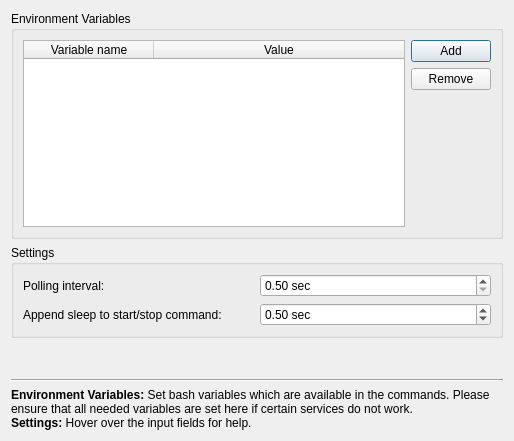
<?xml version="1.0" encoding="UTF-8"?>
<ui version="4.0">
 <class>Settings</class>
 <widget class="QDialog" name="Settings">
  <property name="geometry">
   <rect>
    <x>0</x>
    <y>0</y>
    <width>514</width>
    <height>441</height>
   </rect>
  </property>
  <property name="windowTitle">
   <string>Dialog</string>
  </property>
  <layout class="QVBoxLayout" name="verticalLayout">
   <item>
    <widget class="QGroupBox" name="groupBox">
     <property name="title">
      <string>Environment Variables</string>
     </property>
     <layout class="QVBoxLayout" name="verticalLayout_2">
      <item>
       <layout class="QGridLayout" name="gridLayout">
        <item row="0" column="0" rowspan="3">
         <widget class="QTableWidget" name="variableTable">
          <property name="sizePolicy">
           <sizepolicy hsizetype="Expanding" vsizetype="Preferred">
            <horstretch>0</horstretch>
            <verstretch>0</verstretch>
           </sizepolicy>
          </property>
          <property name="maximumSize">
           <size>
            <width>16777215</width>
            <height>16777215</height>
           </size>
          </property>
          <property name="rowCount">
           <number>0</number>
          </property>
          <attribute name="horizontalHeaderCascadingSectionResizes">
           <bool>false</bool>
          </attribute>
          <attribute name="horizontalHeaderDefaultSectionSize">
           <number>130</number>
          </attribute>
          <attribute name="horizontalHeaderStretchLastSection">
           <bool>true</bool>
          </attribute>
          <attribute name="horizontalHeaderStretchLastSection">
           <bool>true</bool>
          </attribute>
          <attribute name="horizontalHeaderCascadingSectionResizes">
           <bool>false</bool>
          </attribute>
          <attribute name="horizontalHeaderDefaultSectionSize">
           <number>130</number>
          </attribute>
          <column>
           <property name="text">
            <string>Variable name</string>
           </property>
          </column>
          <column>
           <property name="text">
            <string>Value</string>
           </property>
          </column>
         </widget>
        </item>
        <item row="0" column="1">
         <widget class="QPushButton" name="addButton">
          <property name="text">
           <string>Add</string>
          </property>
          <property name="icon">
           <iconset resource="Icons.qrc">
            <normaloff>:/plus.png</normaloff>:/plus.png</iconset>
          </property>
         </widget>
        </item>
        <item row="1" column="1">
         <widget class="QPushButton" name="removeButton">
          <property name="text">
           <string>Remove</string>
          </property>
          <property name="icon">
           <iconset resource="Icons.qrc">
            <normaloff>:/minus.png</normaloff>:/minus.png</iconset>
          </property>
         </widget>
        </item>
        <item row="2" column="1">
         <spacer name="verticalSpacer">
          <property name="orientation">
           <enum>Qt::Vertical</enum>
          </property>
          <property name="sizeHint" stdset="0">
           <size>
            <width>20</width>
            <height>13</height>
           </size>
          </property>
         </spacer>
        </item>
       </layout>
      </item>
     </layout>
    </widget>
   </item>
   <item>
    <widget class="QGroupBox" name="groupBox_2">
     <property name="title">
      <string>Settings</string>
     </property>
     <layout class="QGridLayout" name="gridLayout_2">
      <item row="0" column="0">
       <widget class="QLabel" name="label">
        <property name="text">
         <string>Polling interval:</string>
        </property>
       </widget>
      </item>
      <item row="0" column="1">
       <widget class="QDoubleSpinBox" name="pollingIntervalSpinbox">
        <property name="toolTip">
         <string>Update service status every x seconds.</string>
        </property>
        <property name="suffix">
         <string notr="true"> sec</string>
        </property>
        <property name="minimum">
         <double>0.500000000000000</double>
        </property>
        <property name="maximum">
         <double>5000000.000000000000000</double>
        </property>
        <property name="singleStep">
         <double>0.500000000000000</double>
        </property>
       </widget>
      </item>
      <item row="1" column="0">
       <widget class="QLabel" name="label_2">
        <property name="text">
         <string>Append sleep to start/stop command:</string>
        </property>
       </widget>
      </item>
      <item row="1" column="1">
       <widget class="QDoubleSpinBox" name="sleepTimeSpinbox">
        <property name="toolTip">
         <string>Wait x seconds after execution of start/stop commands before rechecking service status.
If the status immediatly flashes back to inactive when starting a service, increase this value.</string>
        </property>
        <property name="suffix">
         <string notr="true"> sec</string>
        </property>
        <property name="minimum">
         <double>0.000000000000000</double>
        </property>
        <property name="maximum">
         <double>5.000000000000000</double>
        </property>
        <property name="singleStep">
         <double>0.100000000000000</double>
        </property>
        <property name="value">
         <double>0.500000000000000</double>
        </property>
       </widget>
      </item>
     </layout>
    </widget>
   </item>
   <item>
    <spacer name="verticalSpacer_2">
     <property name="orientation">
      <enum>Qt::Vertical</enum>
     </property>
     <property name="sizeHint" stdset="0">
      <size>
       <width>20</width>
       <height>40</height>
      </size>
     </property>
    </spacer>
   </item>
   <item>
    <widget class="Line" name="line">
     <property name="orientation">
      <enum>Qt::Horizontal</enum>
     </property>
    </widget>
   </item>
   <item>
    <widget class="QLabel" name="label_3">
     <property name="toolTip">
      <string/>
     </property>
     <property name="text">
      <string>&lt;!DOCTYPE HTML PUBLIC &quot;-//W3C//DTD HTML 4.0//EN&quot; &quot;http://www.w3.org/TR/REC-html40/strict.dtd&quot;&gt;
&lt;html&gt;&lt;head&gt;&lt;meta name=&quot;qrichtext&quot; content=&quot;1&quot; /&gt;&lt;style type=&quot;text/css&quot;&gt;
p, li { white-space: pre-wrap; }
&lt;/style&gt;&lt;/head&gt;&lt;body style=&quot; font-family:'Nimbus Sans L'; font-size:9pt; font-weight:400; font-style:normal;&quot;&gt;
&lt;p style=&quot; margin-top:0px; margin-bottom:0px; margin-left:0px; margin-right:0px; -qt-block-indent:0; text-indent:0px;&quot;&gt;&lt;span style=&quot; font-weight:600;&quot;&gt;Environment Variables:&lt;/span&gt; Set bash variables which are available in the commands. Please ensure that all needed variables are set here if certain services do not work.&lt;/p&gt;
&lt;p style=&quot; margin-top:0px; margin-bottom:0px; margin-left:0px; margin-right:0px; -qt-block-indent:0; text-indent:0px;&quot;&gt;&lt;span style=&quot; font-weight:600;&quot;&gt;Settings:&lt;/span&gt; Hover over the input fields for help.&lt;/p&gt;&lt;/body&gt;&lt;/html&gt;</string>
     </property>
     <property name="textFormat">
      <enum>Qt::RichText</enum>
     </property>
     <property name="wordWrap">
      <bool>true</bool>
     </property>
     <property name="indent">
      <number>0</number>
     </property>
    </widget>
   </item>
  </layout>
 </widget>
 <resources>
  <include location="Icons.qrc"/>
 </resources>
 <connections/>
</ui>
